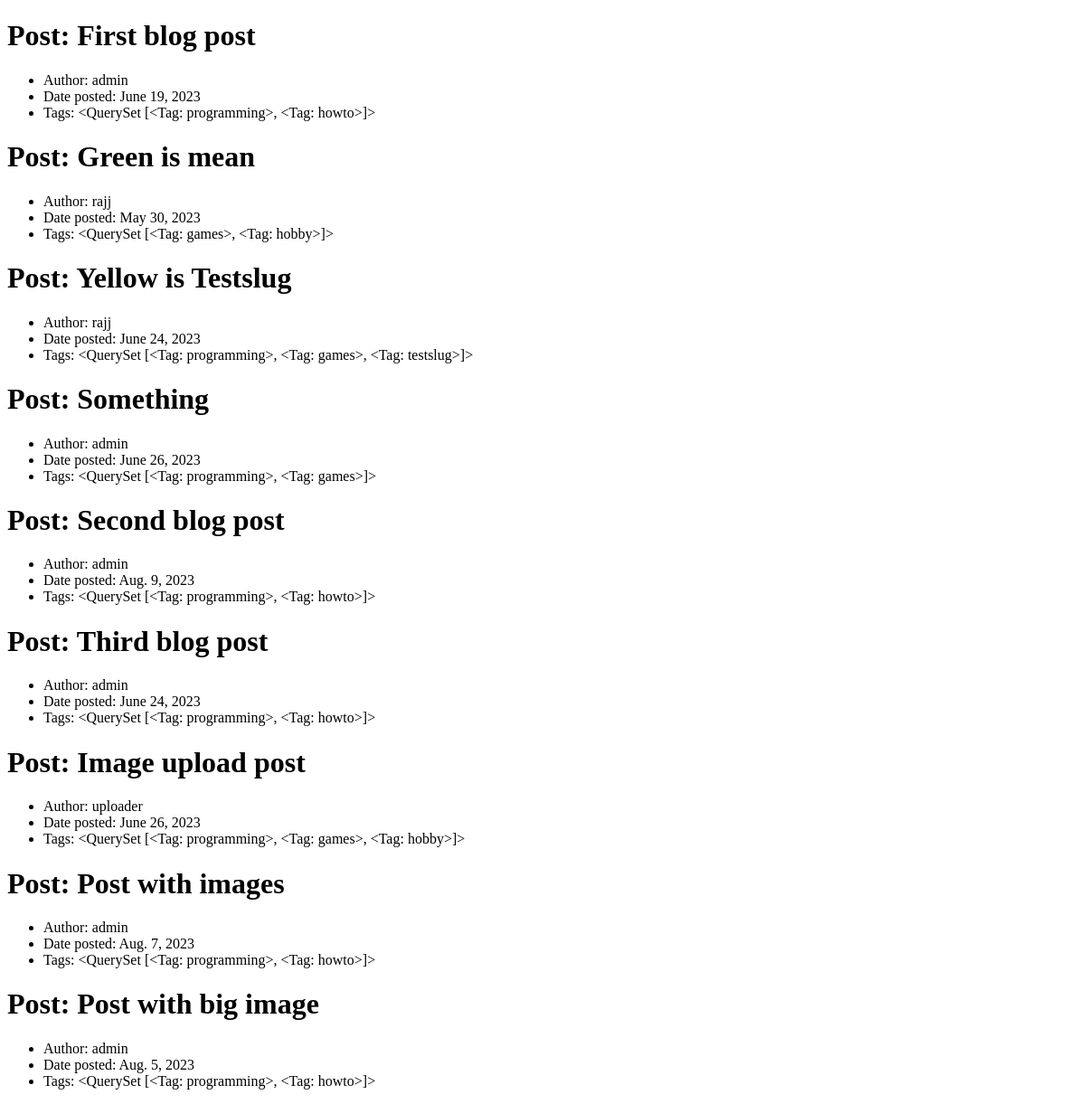
/blog/posts/, run on an earlier commit of the app's database.
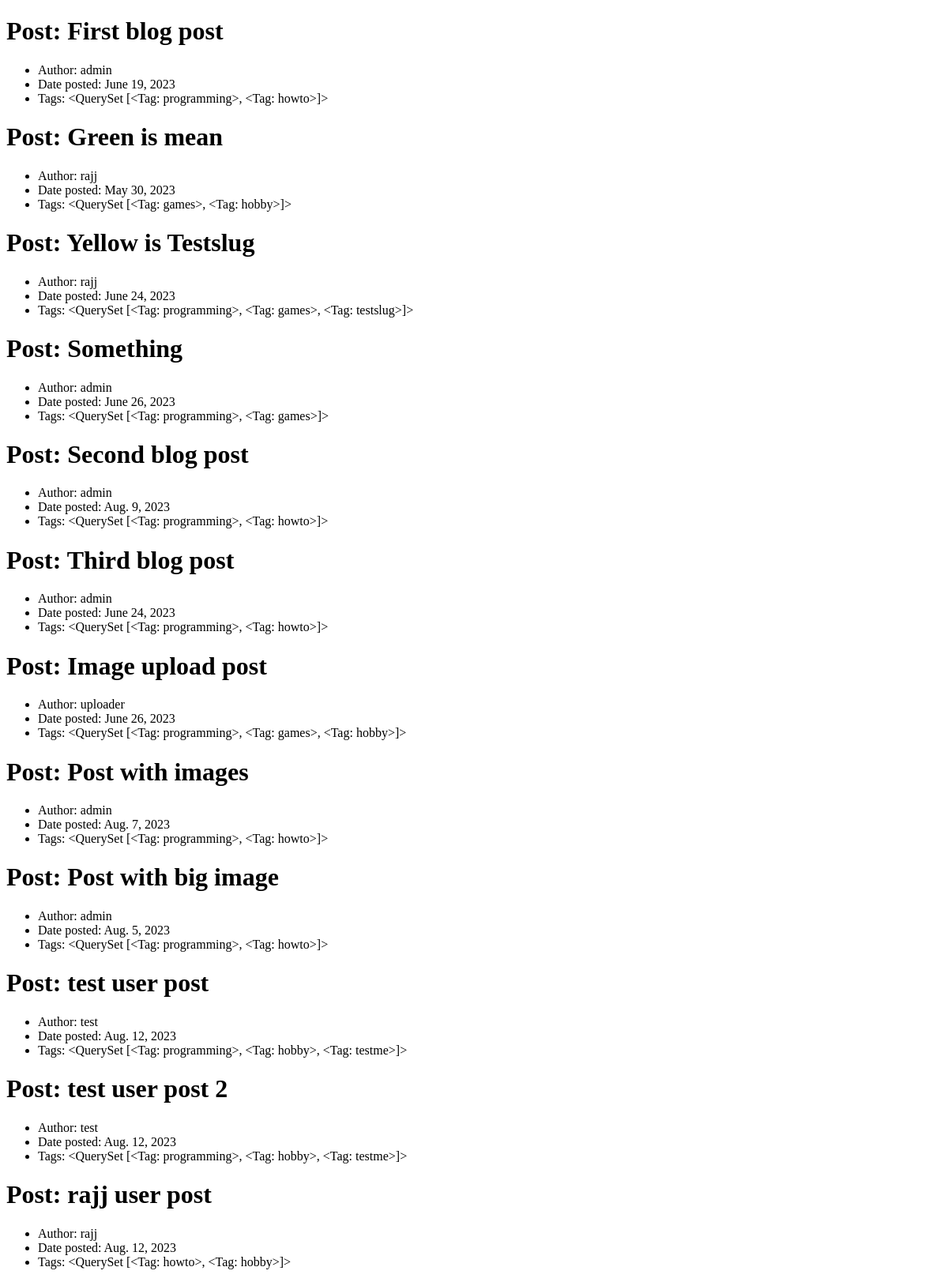
And on a later commit of the database.
### blogapp/models.py (models this page shows, shortened)
class Post(models.Model):
    title = models.CharField(max_length=200)
    author = models.ForeignKey(User,
                                on_delete=models.CASCADE,
                                related_name="posts")
    date_posted = models.DateField()
    date_updated = models.DateField(auto_now=True, blank=True)
    tags = models.ManyToManyField(Tag, related_name="posts")
    content = models.TextField()
    img = models.ImageField(null=True, blank=True, upload_to=upload_to_cover)
    views = models.IntegerField(default=0, blank=True)
    likes = models.IntegerField(default=0, blank=True)
    slug = models.SlugField(null=False, unique=True, default='temp')
    trending_score = models.FloatField(default=0, blank=True)
    comment_count = models.IntegerField(default=0, blank=True)

class User(models.Model):
    username = models.CharField(max_length=50)
    name = models.CharField(max_length=50)
    password = models.CharField(max_length=50)
    mail = models.EmailField(max_length=100)
    bio = models.CharField(max_length=500)
    avatar = models.ImageField(null=True, blank=True, upload_to=upload_to_avatar)
    slug = models.SlugField(null=False, unique=True, default='temp')
    liked_posts = models.ManyToManyField('Post', related_name="liked_by", blank=True)
    liked_comments = models.ManyToManyField('Comment', related_name='liked_by', blank=True)
    post_likes_received = models.IntegerField(default=0, blank=True)
    comment_likes_received = models.IntegerField(default=0, blank=True)
    followed_count = models.IntegerField(default=0, blank=True)
    followed_by_count = models.IntegerField(default=0, blank=True)
    post_count = models.IntegerField(default=0, blank=True)
    comment_count = models.IntegerField(default=0, blank=True)
    def __str__(self):
        return self.username

class Tag(models.Model):
    name = models.CharField(max_length=25)
    description = models.CharField(max_length=500)
    slug = models.SlugField(null=False, unique=True, default='temp')
    post_count = models.IntegerField(default=0, blank=True)
    def __str__(self):
        return self.name

### blogapp/views.py (the view)
# urls.py: path("posts/", PostListView.as_view(), name="post_list"),
class PostListView(ListView):
    model = Post
    template_name = "blogapp/post_list.html"

### blogapp/templates/blogapp/post_list.html (shortened to what this page needs)
<!DOCTYPE html>
<html lang="en">
<head>
</head>
<body>
    {% for object in object_list %}
    <h1>Post: {{object.title}} </h1>
    <ul>
        <li>Author: {{object.author}}</li>
        <li>Date posted: {{object.date_posted}}</li>
        <li>Tags: {{object.tags.all}}</li>
    </ul>
    {% endfor %}
</body>
</html>

What changed in the data, as far as the page shows it:
added Post: title "test user post", author "test", date_posted "Aug. 12, 2023", tags.all "<QuerySet [<Tag: programming>, <Tag: hobby>, <Tag: testme>]>"
added Post: title "test user post 2", author "test", date_posted "Aug. 12, 2023", tags.all "<QuerySet [<Tag: programming>, <Tag: hobby>, <Tag: testme>]>"
added Post: title "rajj user post", author "rajj", date_posted "Aug. 12, 2023", tags.all "<QuerySet [<Tag: howto>, <Tag: hobby>]>"
